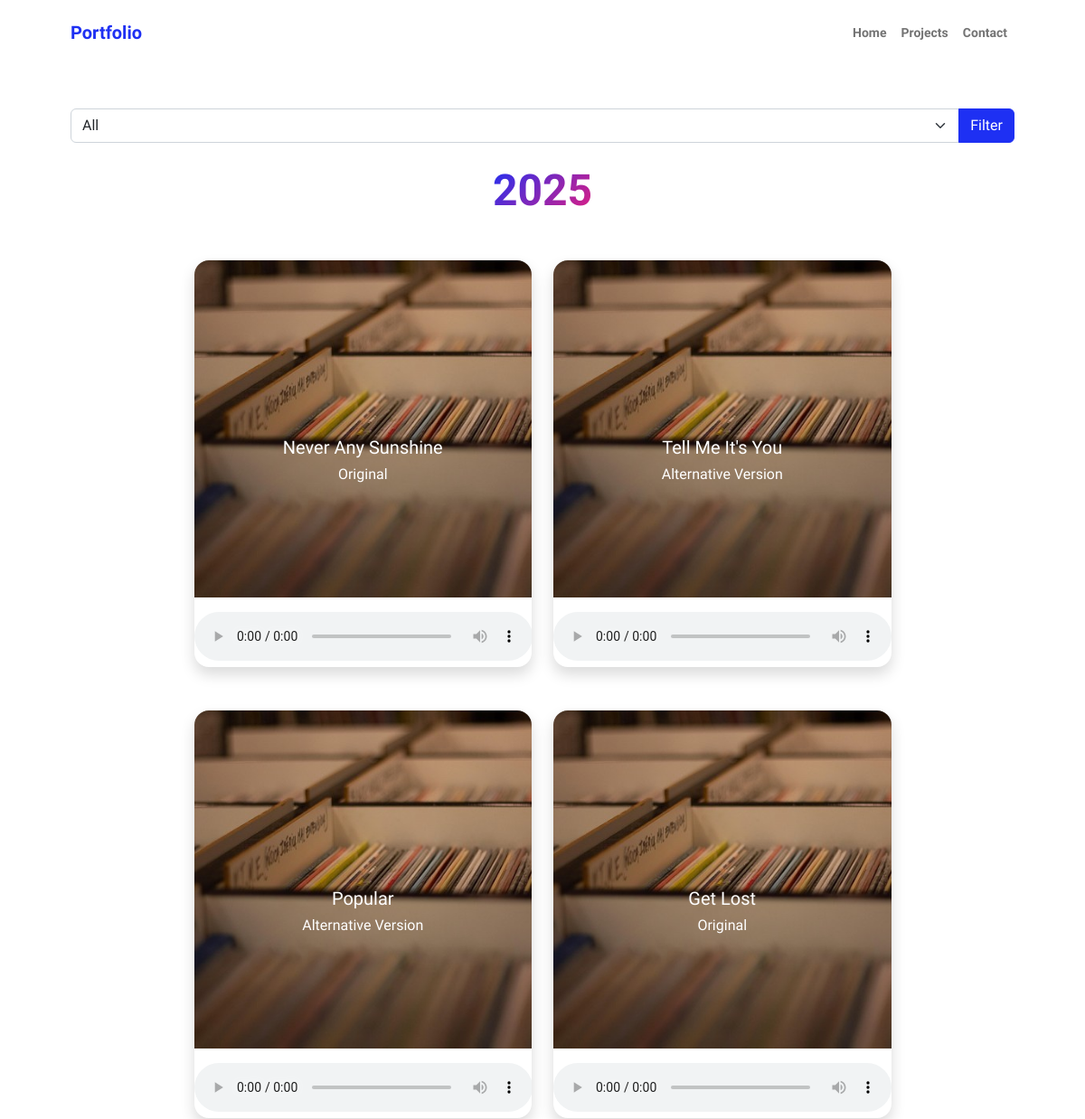
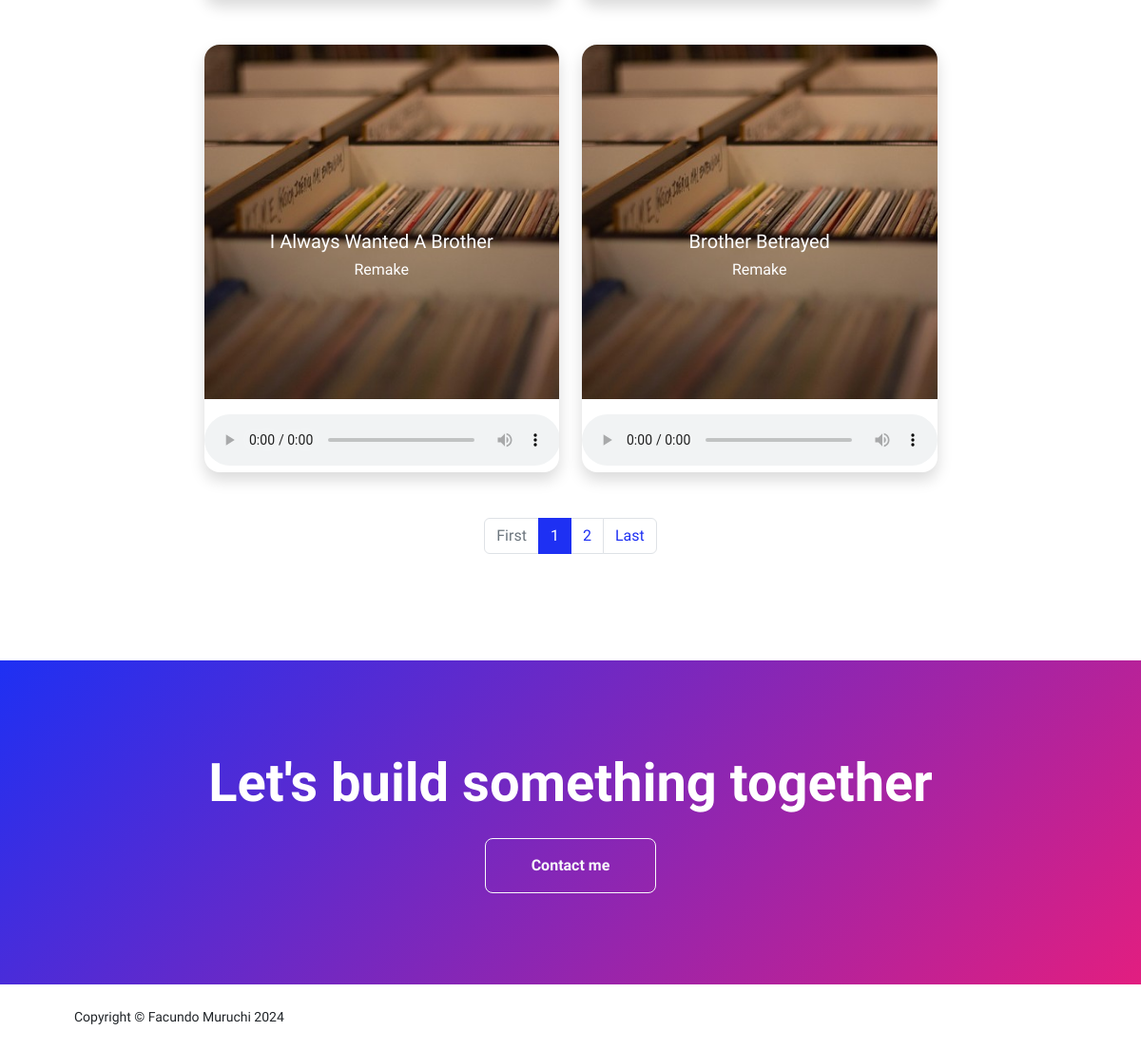
The page /portfolio/commissions-list/2025/ on the database its author committed (2 pictures, top to bottom).
### mysite/models.py (models this page shows, shortened)
class Com(models.Model):
    GENRE_CHOICES = [
        ('Rock', 'Rock'),
        ('Jazz', 'Jazz'),
        ('Pop', 'Pop'),
        ('Orchestral', 'Orchestral'),
    ]
    title = models.CharField(max_length=128)
    preview = models.FileField(upload_to='previews/', blank=True, null=True)
    year = models.IntegerField(default=datetime.now().year)
    version = models.CharField(max_length=128, choices=[
        ('Original', 'Original'),
        ('Remake', 'Remake'),
        ('Alternative Version', 'Alternative Version'),
    ], blank=True, null=True)
    genre = models.CharField(max_length=32, choices=GENRE_CHOICES, default='Pop')
    def get_image(self):
        images = {
            2022: 'assets/com22.jpg',
            2023: 'assets/com23.jpg',
            2024: 'assets/vinyl.png',
            2025: 'assets/com25.jpg',
        }
        return images.get(self.year, 'assets/default.jpg')

### mysite/views.py (the view)
# urls.py: path('commissions-list/<int:year>/', PostListView.as_view(), name='coms-list'),
class PostListView(ListView):
    model = Com
    template_name = "mysite/coms/coms-list.html"
    context_object_name = 'object_list'
    paginate_by = 6
    def get_queryset(self):
        year = self.kwargs.get('year')
        genre = self.request.GET.get('genre', '')
        queryset = Com.objects.filter(year=year)
        if genre:
            queryset = queryset.filter(genre=genre)
        return queryset
    def get_context_data(self, **kwargs):
        context = super().get_context_data(**kwargs)
        context['year'] = self.kwargs.get('year')
        context['selected_genre'] = self.request.GET.get('genre', '')
        context['genres'] = Com.GENRE_CHOICES
        return context

### mysite/templates/mysite/coms/coms-list.html (shortened to what this page needs)
{% extends "base.html" %}
{% load static %}
{% block body %}
<section class="py-5">
    <div class="container px-5 mb-5">
        <form method="get" action="" class="mb-4">
            <div class="input-group">
                <select name="genre" id="genre" class="form-select" onchange="this.form.submit()">
                    <option value="">All</option>
                </select>
                <button type="submit" class="btn btn-primary">Filter</button>
            </div>
        </form>
        <div class="text-center mb-5">
            <h1 class="display-5 fw-bolder mb-0"><span class="text-gradient d-inline">{{ year }}</span></h1>
        </div>
        <div class="row gx-5 justify-content-center">
            <div class="col-lg-11 col-xl-9 col-xxl-8">
                <div class="row">
                    {% if object_list %}
                        {% for song in object_list %}
                            <div class="col-md-6 mb-5">
                                <div class="card overflow-hidden shadow rounded-4 border-0 h-100">
                                    <div class="card-body p-0 position-relative">
                                        <img class="img-fluid" src="{% static song.get_image %}" alt="..." />
                                        <div class="position-absolute w-100 h-100 d-flex flex-column justify-content-center align-items-center" style="top: 0; left: 0;">
                                            <h5 class="card-title text-center text-white">{{ song.title }}</h5>
                                            <h6 class="card-title text-center text-white">{{ song.version }}</h6>
                                        </div>
                                        {% if song.preview %}
                                            <audio id="audio-{{ forloop.counter }}" class="audio-player w-100 mt-3" controls>
                                                <source src="{{ song.preview.url }}" type="audio/mpeg">
                                            </audio>
                                        {% else %}
                                            <p>No audio available</p>
                                        {% endif %}
                                    </div>
                                </div>
                            </div>
                        {% endfor %}
                    {% else %}
                        <h1>Coming soon...</h1>
                    {% endif %}
                </div>
                <div class="pagination justify-content-center">
                    <ul class="pagination">
                        {% if is_paginated %}
                        <li class="page-item {% if not page_obj.has_previous %}disabled{% endif %}">
                            <a class="page-link" href="?page=1&genre={{ selected_genre|default:'' }}" tabindex="-1">First</a>
                        </li>
                        {% for num in page_obj.paginator.page_range %}
                            <li class="page-item {% if page_obj.number == num %}active{% endif %}">
                                <a class="page-link" href="?page={{ num }}&genre={{ selected_genre|default:'' }}">{{ num }}</a>
                            </li>
                        {% endfor %}
                        <li class="page-item {% if not page_obj.has_next %}disabled{% endif %}">
                            <a class="page-link" href="?page={{ page_obj.paginator.num_pages }}&genre={{ selected_genre|default:'' }}">Last</a>
                        </li>
                        {% endif %}
                    </ul>
                </div>
            </div>
        </div>
    </div>
</section>
<section class="py-5 bg-gradient-primary-to-secondary text-white">
    <div class="container px-5 my-5">
        <div class="text-center">
            <h2 class="display-4 fw-bolder mb-4">Let's build something together</h2>
            <a class="btn btn-outline-light btn-lg px-5 py-3 fs-6 fw-bolder" href="{% url "contact" %}">Contact me</a>
        </div>
    </div>
</section>
{% endblock body %}

### rows shown on the page
Com: title "Never Any Sunshine", version "Original"
Com: title "Tell Me It's You", version "Alternative Version"
Com: title "Popular", version "Alternative Version"
Com: title "Get Lost", version "Original"
Com: title "I Always Wanted A Brother", version "Remake"
Com: title "Brother Betrayed", version "Remake"

### other values the page prints
{{ year }} "2025"
{{ num }} "1" "2"
